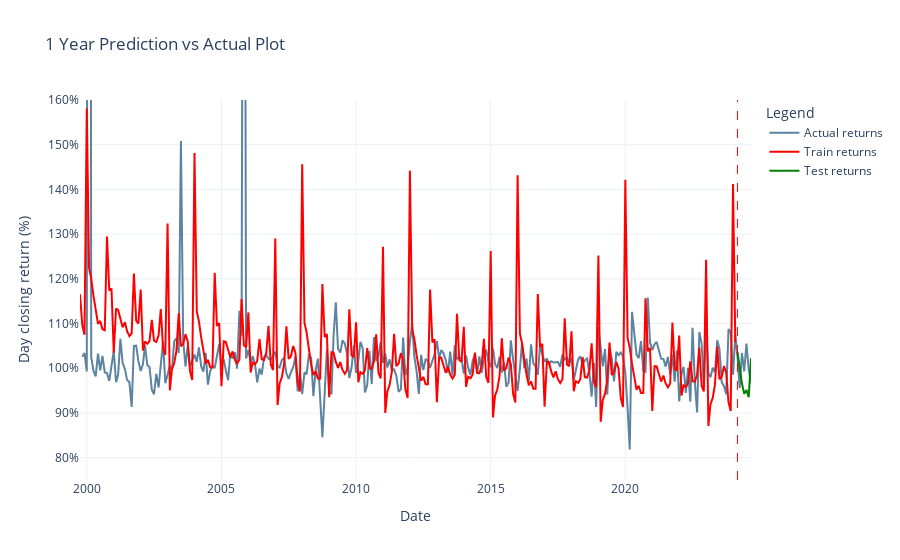

The notebook cell this image was saved under:
### Code cell
plot(dataframe=df, forecasts=forecasts_6m, months=6)

### Figure 1 — Plotly figure (JSON) as saved in the notebook; plotly's stock layout.template omitted (floating-point values rounded to 4 significant figures; data arrays with more than 128 entries replaced by an {"elided": "..."} marker saying what was removed)
{"data": [{"line": {"color": "#5c839f", "width": 2}, "mode": "lines", "name": "Actual returns", "x": {"elided": "300 str values"}, "y": {"elided": "300 float values"}, "type": "scatter"}, {"line": {"color": "red", "width": 2}, "mode": "lines", "name": "Train returns", "x": {"elided": "293 str values"}, "y": {"elided": "293 float values"}, "type": "scatter"}, {"line": {"color": "green", "width": 2}, "mode": "lines", "name": "Test returns", "x": ["2024-03-01", "2024-04-01", "2024-05-01", "2024-06-01", "2024-07-01", "2024-08-01", "2024-09-01"], "y": [1.037, 1.0, 0.9661, 0.9427, 0.9515, 0.9353, 1.022, 0.9326, 0.8873, 0.8634, 1.582, 0.7259], "type": "scatter"}], "layout": {"shapes": [{"line": {"color": "red", "dash": "dash", "width": 1}, "type": "line", "x0": "2024-03-01", "x1": "2024-03-01", "xref": "x", "y0": 0, "y1": 1, "yref": "y domain"}], "yaxis": {"title": {"text": "Day closing return (%)"}, "tickformat": ".0%", "range": [0.75, 1.6]}, "title": {"text": "1 Year Prediction vs Actual Plot"}, "xaxis": {"title": {"text": "Date"}}, "legend": {"title": {"text": "Legend"}}}}
